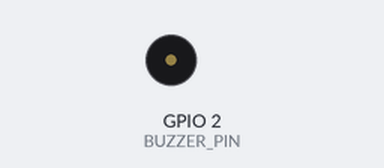
A sketch run on a simulated ESP32. Parts: buzzer (waves = sounding, pin HIGH). WiFi joins after 1.5 s; servers stay silent unless stated; what the sketch prints to the serial monitor is not drawn.

Above: at 0.0 s.
At 3.4 s:
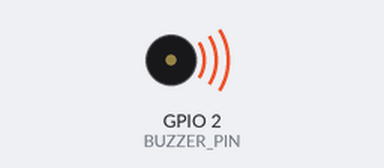
Timing chart, 0 to 5.0 s (numbered marks = the images above):
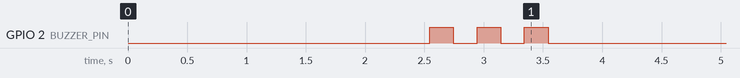

The sketch:

CAIretaker_ESP32_Buzzer.ino
```cpp
/**
 * CAIretaker Fall Detection System - ESP32 Buzzer Alert Module
 *
 * This code connects to your Flask backend and monitors for fall incidents.
 * When a fall is detected, it activates a buzzer alarm that sounds continuously
 * until the incident status returns to normal.
 *
 * Hardware Setup:
 * - ESP32 GPIO23 → Buzzer Positive (+) [or through transistor for 5V buzzer]
 * - ESP32 GND → Buzzer Negative (-)
 *
 * Author: RAGAS - Pamantasan ng Lungsod ng Maynila
 * Project: CAIretaker AI-Based Fall Detection System
 */

#include <WiFi.h>
#include <HTTPClient.h>
#include <ArduinoJson.h>

// ========================================
// CONFIGURATION - UPDATE THESE VALUES
// ========================================

// WiFi Credentials
const char* WIFI_SSID = "*******";           // Replace with your WiFi name
const char* WIFI_PASSWORD = "*******";   // Replace with your WiFi password

// Flask Backend Configuration
const char* BACKEND_URL = "***********";  // Replace with your Flask server IP address

// Hardware Configuration
const int BUZZER_PIN = 2;  // Changed from 23 to 2 for ESP32-CAM

// Timing Configuration
const unsigned long CHECK_INTERVAL = 500;      // Check backend every 500ms
const unsigned long WIFI_RETRY_DELAY = 5000;   // Retry WiFi every 5 seconds

// ========================================
// GLOBAL VARIABLES
// ========================================

bool fallDetected = false;
bool previousFallState = false;
unsigned long lastCheckTime = 0;
unsigned long wifiRetryTime = 0;
bool wifiConnected = false;

HTTPClient http;
WiFiClient client;

// ========================================
// SETUP - RUNS ONCE
// ========================================

void setup() {
  Serial.begin(115200);
  delay(1000);

  Serial.println("\n╔══════════════════════════════════════════════════════╗");
  Serial.println("║   CAIretaker Fall Detection - Buzzer Alert System   ║");
  Serial.println("║        Pamantasan ng Lungsod ng Maynila             ║");
  Serial.println("╚══════════════════════════════════════════════════════╝\n");

  // Initialize hardware
  pinMode(BUZZER_PIN, OUTPUT);
  digitalWrite(BUZZER_PIN, LOW);
  Serial.println("✓ Buzzer initialized on GPIO23");

  // Connect to WiFi
  connectToWiFi();

  Serial.println("🔄 Starting continuous monitoring...\n");
}

// ========================================
// MAIN LOOP - RUNS CONTINUOUSLY
// ========================================

void loop() {
  unsigned long currentTime = millis();

  // Check WiFi connection
  if (WiFi.status() != WL_CONNECTED) {
    wifiConnected = false;
    if (currentTime - wifiRetryTime >= WIFI_RETRY_DELAY) {
      Serial.println("⚠ WiFi disconnected. Reconnecting...");
      connectToWiFi();
      wifiRetryTime = currentTime;
    }
    return;
  }

  wifiConnected = true;

  // Check backend status at regular intervals
  if (currentTime - lastCheckTime >= CHECK_INTERVAL) {
    lastCheckTime = currentTime;

    // Fetch fall detection status
    if (fetchFallStatus()) {
      updateBuzzer();
    }
  }

  delay(10);
}

// ========================================
// WIFI FUNCTIONS
// ========================================

void connectToWiFi() {
  Serial.println("Connecting to WiFi...");
  Serial.print("SSID: ");
  Serial.println(WIFI_SSID);

  WiFi.mode(WIFI_STA);
  WiFi.begin(WIFI_SSID, WIFI_PASSWORD);

  int attempts = 0;
  while (WiFi.status() != WL_CONNECTED && attempts < 20) {
    delay(500);
    Serial.print(".");
    attempts++;
  }

  if (WiFi.status() == WL_CONNECTED) {
    wifiConnected = true;
    Serial.println("\n✓ WiFi Connected!");
    Serial.print("IP Address: ");
    Serial.println(WiFi.localIP());

    // Test buzzer on connection
    testBuzzer();
  } else {
    wifiConnected = false;
    Serial.println("\n✗ WiFi Connection Failed!");
  }
}

void testBuzzer() {
  Serial.println("Testing buzzer...");
  for(int i = 0; i < 3; i++) {
    digitalWrite(BUZZER_PIN, HIGH);
    delay(200);
    digitalWrite(BUZZER_PIN, LOW);
    delay(200);
  }
  Serial.println("✓ Buzzer test complete");
}

// ========================================
// BACKEND COMMUNICATION
// ========================================

bool fetchFallStatus() {
  String statusUrl = String(BACKEND_URL) + "/status";

  http.begin(client, statusUrl);
  http.setTimeout(3000);
  int httpCode = http.GET();

  if (httpCode == 200) {
    String payload = http.getString();
    http.end();

    DynamicJsonDocument doc(4096);
    DeserializationError error = deserializeJson(doc, payload);

    if (error) {
      Serial.println("✗ JSON parsing failed");
      return false;
    }

    // Check for fall incidents
    JsonArray detections = doc["detections"].as<JsonArray>();
    int fallCount = 0;

    for (JsonObject detection : detections) {
      bool isFall = detection["is_fall"] | false;
      if (isFall) {
        fallCount++;
        int personId = detection["id"] | 0;
        int incidentId = detection["incident_id"] | 0;
        Serial.print("🚨 FALL DETECTED - Person ID: ");
        Serial.print(personId);
        Serial.print(", Incident #");
        Serial.println(incidentId);
      }
    }

    // Update fall state
    fallDetected = (fallCount > 0);
    return true;

  } else {
    http.end();
    Serial.print("✗ HTTP Error: ");
    Serial.println(httpCode);
    return false;
  }
}

// ========================================
// BUZZER CONTROL
// ========================================

void updateBuzzer() {
  // Fall just detected - activate buzzer
  if (fallDetected && !previousFallState) {
    Serial.println("\n🚨🚨🚨 FALL ALERT ACTIVATED 🚨🚨🚨");
    digitalWrite(BUZZER_PIN, HIGH);
    Serial.println("Buzzer: ON (Continuous)");
  }
  // Fall cleared - deactivate buzzer
  else if (!fallDetected && previousFallState) {
    Serial.println("\n✓✓✓ FALL ALERT CLEARED ✓✓✓");
    digitalWrite(BUZZER_PIN, LOW);
    Serial.println("Buzzer: OFF");
  }

  previousFallState = fallDetected;
}
```
